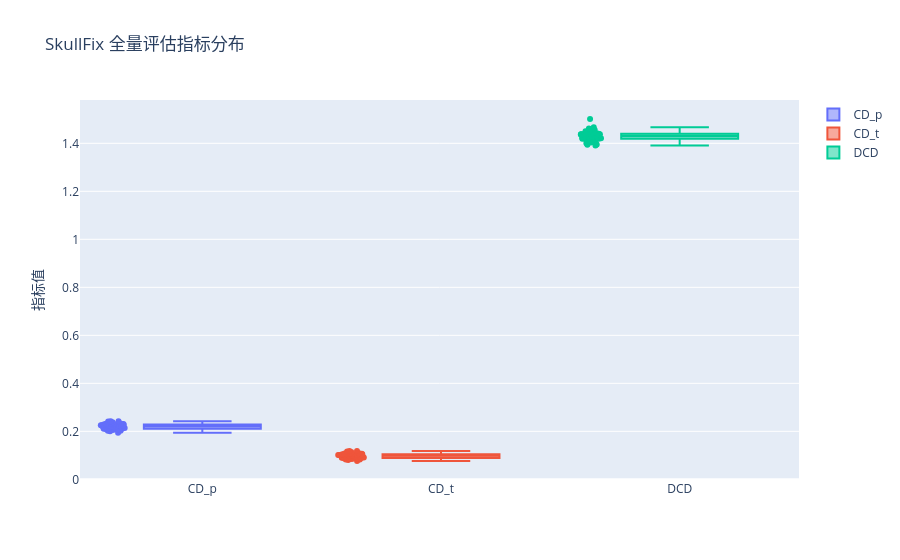

This figure's notebook cell:
### Code cell
# 统计汇总
print(f"评估样本数: {len(eval_df)}")
display(eval_df[["CD_p", "CD_t", "DCD"]].describe())

# 每个指标的分布（箱线图 + 每个点），一眼看出整体水平和离群样本
fig = go.Figure()
for metric in ["CD_p", "CD_t", "DCD"]:
    fig.add_trace(go.Box(y=eval_df[metric], name=metric, boxpoints="all", jitter=0.3))
fig.update_layout(title="SkullFix 全量评估指标分布", yaxis_title="指标值")
fig.show()

print("CD_p 最差的 5 个样本（补全效果最差，值得挑出来看看点云长什么样）：")
display(eval_df.sort_values("CD_p", ascending=False).head(5))
print("CD_p 最好的 5 个样本：")
display(eval_df.sort_values("CD_p", ascending=True).head(5))
